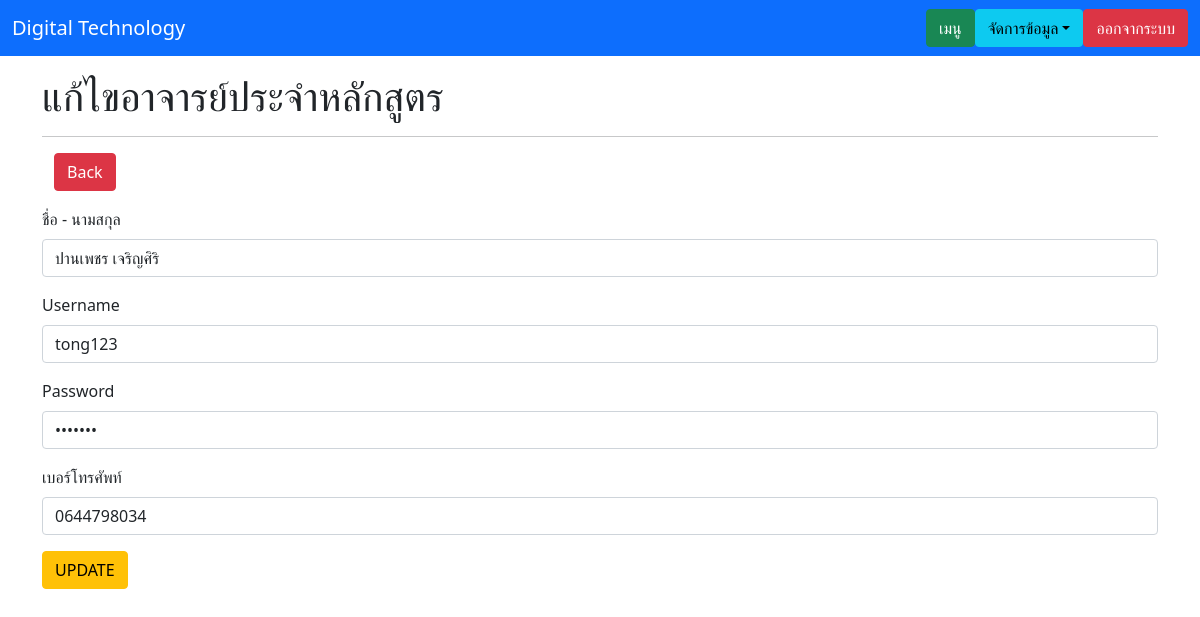
Page /teacher_update.php?ctcID=1 on the committed database.
### tables this page shows
CREATE TABLE `tbl_courseteacher` (
  `ctcID` int(2) NOT NULL,
  `ctcUserName` varchar(20) NOT NULL,
  `ctcPassword` varchar(12) NOT NULL,
  `ctcName` varchar(255) NOT NULL,
  `ctcTel` varchar(10) NOT NULL
);

### functions.php (called while the page is built, shortened)
<?php
    class DB_con{
        function __construct() {
            $conn = mysqli_connect(DB_SERVER,DB_USER,DB_PASS,DB_NAME);
            $this->dbcon = $conn;
        }
        public function fetchonerecord_ctc($ctcID){
            $result = mysqli_query($this->dbcon, "SELECT * FROM tbl_courseteacher WHERE ctcID = '$ctcID'");
            return $result;
        }
    }
?>

### teacher_update.php (the view, shortened to what this page needs)
<?php
    include_once('functions.php');
?>
<!DOCTYPE html>
<html lang="en">
<head>
    <link rel="stylesheet" href="https://stackpath.bootstrapcdn.com/bootstrap/5.0.0-alpha2/css/bootstrap.min.css">
</head>
<body>
<nav class="navbar navbar-expand-lg navbar-dark bg-primary">
        <div class="container-fluid">
            <a class="navbar-brand" href="index.php">Digital Technology</a>
                <ul class="nav justify-content-end">
                    <li class="nav-item">
                        <a class="btn btn-success" aria-current="page" href="teacher_menu.php">เมนู</a>
                    </li>
                    <li>
                        <div class="dropdown ml-2">
                            <button class="btn btn-info dropdown-toggle" type="button" id="dropdown-menu" data-toggle="dropdown" aria-expanded="false">จัดการข้อมูล</button>
                        </div>
                    </li>
                    <li>
                        <a class="btn btn-danger ml-2" aria-current="page" href="logout.php">ออกจากระบบ</a>
                    </li>
                </ul>
        </div >
    </nav>
    <div class="container">
        <h1 class="mt-3">แก้ไขอาจารย์ประจำหลักสูตร</h1>
        <hr>
        <div class="container">
            <div class="row justify-content-between">
                <div class="col-4">
                    <a href="course_teacher.php" class="btn btn-danger mb-3">Back</a>
                </div>
            </div>
        </div>
        <?php
            $ctcID = $_GET['ctcID'];
            $update_ctc = new DB_con();
            $sql = $update_ctc->fetchonerecord_ctc($ctcID);
            while($row = mysqli_fetch_array($sql)) {
        ?>
        <form action="" method="post">
            <div class="mb-3">
                <label for="ctcName" class="form-label">ชื่อ - นามสกุล</label>
                <input type="text" name="ctcName" class="form-control"
                value="<?php echo $row['ctcName']; ?>" required>
            </div>
            <div class="mb-3">
                <label for="ctcUserName" class="form-label">Username</label>
                <input type="text" name="ctcUserName" class="form-control"
                value="<?php echo $row['ctcUserName']; ?>" required>
            </div>
            <div class="mb-3">
                <label for="ctcPassword" class="form-label">Password</label>
                <input type="password" name="ctcPassword" class="form-control"
                value="<?php echo $row['ctcPassword']; ?>" required>
            </div>
            <div class="mb-3">
                <label for="ctcTel" class="form-label">เบอร์โทรศัพท์</label>
                <input type="text" name="ctcTel" class="form-control"
                value="<?php echo $row['ctcTel']; ?>" required>
            </div>
            <?php } ?>
            <button type="submit" name="update" class="btn btn-warning">UPDATE</button>
        </form>
    </div>
</body>
</html>

### rows in the picture
tbl_courseteacher: ctcName "ปานเพชร เจริญศิริ", ctcUserName "tong123", ctcTel "0644798034"
